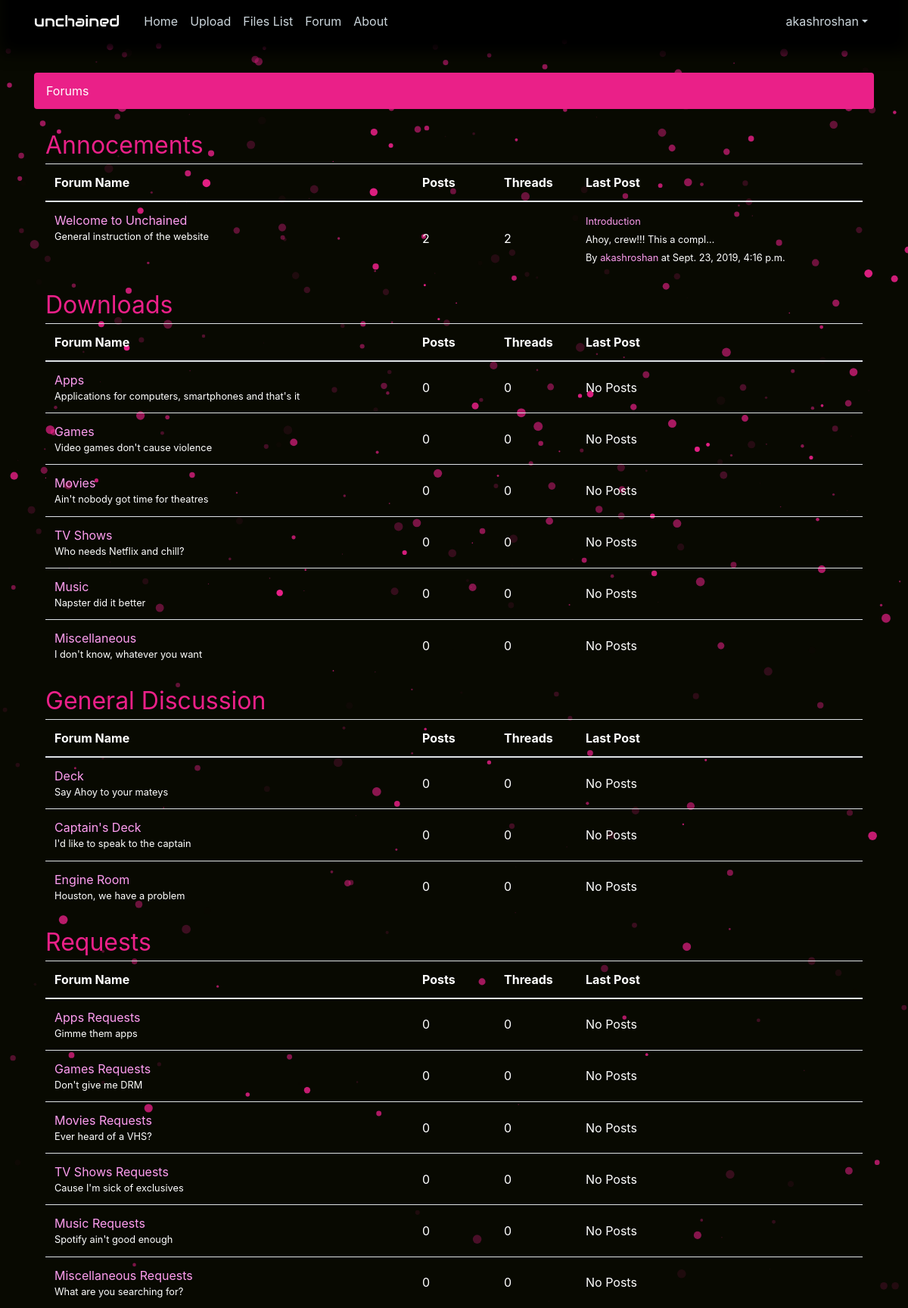
The page /forum/ (signed in) on the database its author committed.
### forum/models.py (models this page shows, shortened)
class Forum(models.Model):
    id = models.AutoField(primary_key=True)                                                                                     #primary key 'id'
    name = models.CharField(max_length=30, unique=True)                                                                         #name of the forum
    description = models.CharField(max_length=100)                                                                              #description of the forum
    type = (
        ('A', 'Admin'),
        ('D', 'Download'),
        ('G', 'General'),
        ('R', 'Requests')
    )                                                                                                                           #creates a list called 'type' with the attributes listed
    forum_type = models.CharField(max_length=1, choices=type)                                                                   #charfield uses the 'type' list
    issubforum = models.BooleanField(default=False)                                                                             #a boolean field that specifies whether the forum is a subforum or not
    forum = models.ForeignKey('self', on_delete = models.CASCADE, related_name='subforum', blank=True, null=True)               #attaches the Forum table(self) as a foreign key. This is used to link main forum when the create entry is a subforum. Can be set to blank
    def get_posts_count(self):                                                                                                  #fuction to return the total number of posts belonging to the forum
        return Post.objects.filter(thread__forum=self).count()
    def get_last_post(self):                                                                                                    #function to return the last post submitted in the forum
        return Post.objects.filter(thread__forum=self).order_by('-created_at').first()
    def get_sub_threads_count(self):                                                                                            #fuction to return the total number of threads belonging to the subforum
        return Thread.objects.filter(forum__issubforum=True).filter(forum__forum=self).count()
    def get_posts_count_subs(self):                                                                                             #fuction to return the total number of posts belonging to the subforum
        return Post.objects.filter(thread__forum__forum=self).count()
    def get_last_post_sub(self):                                                                                                #function to return the last post submitted in the subforum
        return Post.objects.filter(thread__forum__forum=self).order_by('-created_at').first()

class Post(models.Model):
    id = models.AutoField(primary_key=True)                                                                                     #primary key 'id'
    subject = models.CharField(max_length=255)                                                                                  #subject of the post. Similar to thread field
    post = models.TextField(max_length=4000)                                                                                    #posted message
    thread = models.ForeignKey(Thread, on_delete = models.CASCADE, related_name='posts')                                        #attaches the Thread table as a foreign key. models.CASCADE deletes the post when the thread is deleted
    created_at = models.DateTimeField(auto_now_add=True)                                                                        #sets to the current time and date when the post is created
    created_by = models.ForeignKey(User, on_delete = models.SET(get_sentinel_user), related_name='posts')                       #attaches the User table as a foreign key. models.SET sets the user to 'deleted' to keep the post even after the user account is deleted
    def __str__(self):
        truncated_post = Truncator(self.post)                                                                                   #returns the first 30 characters of the post to display in the database
        return truncated_post.chars(30)

### forum/views.py (the view)
# urls.py: path('', include('forum.urls')),                                                                        #the localhost will redirect to the 'forum' app urls
def forum(request):
    context = {                                                                                                 #contains the context data that is send to the html page
        'admin_forums'      : Forum.objects.filter(forum_type='A').filter(issubforum=False),                    #all objects in the Forum table where the 'forum_type' is 'A' is stored in 'admin_forums' variable. Also filters only the main forums
        'download_forums'   : Forum.objects.filter(forum_type='D').filter(issubforum=False),                    #all objects in the Forum table where the 'forum_type' is 'D' is stored in 'download_forums' variable. Also filters only the main forums
        'general_forums'    : Forum.objects.filter(forum_type='G').filter(issubforum=False),                    #all objects in the Forum table where the 'forum_type' is 'G' is stored in 'general_forums' variable. Also filters only the main forums
        'request_forums'    : Forum.objects.filter(forum_type='R').filter(issubforum=False),                    #all objects in the Forum table where the 'forum_type' is 'R' is stored in 'request_forums' variable. Also filters only the main forums
    }
    return render(request,'display/forums.html', context)                                                       #request to render the 'forums.html' file and sends the context

### forum/templates/display/forums.html (shortened to what this page needs)
{% extends "base.html" %}
{% block heading %}
    <ol class="breadcrumb my-4">
      <li class="breadcrumb-item active">Forums</li>
    </ol>
{% endblock %}
{% block content %}
  <div class="container">
    <table class="table table-css"><div style="color:#ea2088;font-style: bold; font-size: 2rem;">Annocements</div>
      <thead class="thead-inverse">
        <tr>
            <th width="45%">Forum Name</th>
            <th width="10%">Posts</th>
            <th width="10%">Threads</th>
            <th width="35%">Last Post</th>
        </tr>
      </thead>
      <tbody>
        {% for forum in admin_forums %}
          <tr>
            <td>
              <a href="{% url 'forum-threads' forum.id %}">{{ forum.name }}</a>
              <small class="fal d-block">{{ forum.description }}</small>
            </td>
            <td class="align-middle">{{ forum.get_posts_count }}</td>
            <td class="align-middle">{{ forum.thread.count }}</td>
            <td class="align-middle">
              {% with post=forum.get_last_post %}
                {% if post.thread.forum == forum %}
                  <small>
                    <a href="{% url 'thread-posts' post.thread.id %}">
                      {{ post.subject }}
                    </a><br>
                    {{ post }}<br>
                    By <a href="{% url 'profile' post.created_by.username %}">{{ post.created_by.username }}</a> at {{ post.created_at }}
                  </small>
                {% else %}
                  No Posts
                {% endif %}
              {% endwith %}
            </td>
          </tr>
        {% endfor %}
      </tbody>
    </table>
  </div>
  <div class="container">
    <table class="table table-css"><div style="color:#ea2088;font-style: bold; font-size: 2rem;">Downloads</div>
      <thead class="thead-inverse">
        <tr>
            <th width="45%">Forum Name</th>
            <th width="10%">Posts</th>
            <th width="10%">Threads</th>
            <th width="35%">Last Post</th>
        </tr>
      </thead>
      <tbody>
        {% for forum in download_forums %}
          <tr>
            <td>
              <a href="{% url 'forum-threads' forum.id %}">{{ forum.name }}</a>
              <small class="fal d-block">{{ forum.description }}</small>
            </td>
            <td class="align-middle">{{ forum.get_posts_count_subs }}</td>
            <td class="align-middle">{{ forum.get_sub_threads_count }}</td>
            <td class="align-middle">
              {% with post=forum.get_last_post_sub %}
                {% if post.thread.forum.forum == forum %}
                  <small>
                    <a href="{% url 'thread-posts' post.thread.id %}">
                      {{ post.subject }}
                    </a><br>
                    {{ post }}<br>
                    By <a href="{% url 'profile' post.created_by.username %}">{{ post.created_by.username }}</a> at {{ post.created_at }}
                  </small>
                {% else %}
                  No Posts
                {% endif %}
              {% endwith %}
            </td>
          </tr>
        {% endfor %}
      </tbody>
    </table>
  </div>
  <div class="container">
    <table class="table table-css"><div style="color:#ea2088;font-style: bold; font-size: 2rem;">General Discussion</div>
      <thead class="thead-inverse">
        <tr>
            <th width="45%">Forum Name</th>
            <th width="10%">Posts</th>
            <th width="10%">Threads</th>
            <th width="35%">Last Post</th>
        </tr>
      </thead>
      <tbody>
        {% for forum in general_forums %}
          <tr>
            <td>
              <a href="{% url 'forum-threads' forum.id %}">{{ forum.name }}</a>
              <small class="fal d-block">{{ forum.description }}</small>
            </td>
            <td class="align-middle">{{ forum.get_posts_count }}</td>
            <td class="align-middle">{{ forum.thread.count }}</td>
            <td class="align-middle">
              {% with post=forum.get_last_post %}
                {% if post.thread.forum == forum %}
                  <small>
                    <a href="{% url 'thread-posts' post.thread.id %}">
                      {{ post.subject }}
                    </a><br>
                    {{ post }}<br>
                    By <a href="{% url 'profile' post.created_by.username %}">{{ post.created_by.username }}</a> at {{ post.created_at }}
                  </small>
                {% else %}
                  No Posts
                {% endif %}
              {% endwith %}
            </td>
          </tr>
        {% endfor %}
      </tbody>
    </table>
  </div>
  <div class="container">
    <table class="table table-css"><div style="color:#ea2088;font-style: bold; font-size: 2rem;">Requests
      <thead class="thead-inverse">
        <tr>
            <th width="45%">Forum Name</th>
            <th width="10%">Posts</th>
            <th width="10%">Threads</th>
            <th width="35%">Last Post</th>
        </tr>
      </thead>
      <tbody>
        {% for forum in request_forums %}
          <tr>
            <td>
              <a href="{% url 'forum-threads' forum.id %}">{{ forum.name }}</a>
              <small class="fal d-block">{{ forum.description }}</small>
            </td>
            <td class="align-middle">{{ forum.get_posts_count }}</td>
            <td class="align-middle">{{ forum.thread.count }}</td>
            <td class="align-middle">
              {% with post=forum.get_last_post %}
                {% if post.thread.forum == forum %}
                  <small>
                    <a href="{% url 'thread-posts' post.thread.id %}">
                      {{ post.subject }}
                    </a><br>
                    {{ post }}<br>
                    By <a href="{% url 'profile' post.created_by.username %}">{{ post.created_by.username }}</a> at {{ post.created_at }}
                  </small>
                {% else %}
                  No Posts
                {% endif %}
              {% endwith %}
            </td>
          </tr>
        {% endfor %}
      </tbody>
    </table>
  </div>
{% endblock content %}

### forum/templates/base.html (shortened to what this page needs)
{% load static %}
<!DOCTYPE html>
<html lang="en">
<head>
    <link rel="stylesheet" href="https://stackpath.bootstrapcdn.com/bootstrap/4.3.1/css/bootstrap.min.css">
    <link rel="stylesheet" type="text/css" href="{% static 'forum/main.css' %}">
</head>
<body>
        <div id="particles-js"></div>
        <br>
        <br>
        <br>
        <header class="site-header">
            <nav class="navbar navbar-expand-md navbar-dark bg-steel fixed-top">
                <div class="container">
                    <a class="navbar-brand titlefont mr-4" href="{% url 'home' %}">unchained</a>
                    <div class="collapse navbar-collapse" id="navbarToggle">
                        <div class="navbar-nav mr-auto">
                        <a class="nav-item nav-link" href="{% url 'home' %}">Home</a>
                        <a class="nav-item nav-link" href="{% url 'files-upload' %}">Upload</a>
                        {% if user.is_authenticated %}
                                    <a class="nav-item nav-link" href="{% url 'files-view' %}">Files List</a>
                        {% endif %}
                        <a class="nav-item nav-link" href="{% url 'forum-list' %}">Forum</a>
                        <a class="nav-item nav-link" href="{% url 'about' %}">About</a>
                        </div>
                        <div class="navbar-nav">
                        {% if user.is_authenticated %}
                            <div class="collapse navbar-collapse" id="navbarToggle">
                                <ul class="navbar-nav ml-auto">
                                    <li class="nav-item dropdown">
                                        <a class="nav-item nav-link dropdown-toggle" href="#" data-toggle="dropdown" aria-haspopup="true" aria-expanded="false">{{ request.user.username }}</a>
                                    </li>
                                </ul>
                            </div>
                        {% else %}
                            <a class="nav-item nav-link" href="{% url 'login' %}">Login</a>
                            <a class="nav-item nav-link" href="{% url 'register' %}">Register</a>
                        {% endif %}
                        </div>
                    </div>
                </div>
            </nav>
            <div class="the-blur"></div>
        </header>
        <main role="main" class="container">
            {% block heading %}{% endblock %}
            {% block content %}{% endblock %}
        </main>
</body>
</html>

### forum/static/forum/main.css (style rules this page uses)
body, html { height: 100% }
.fal { color:white; }
.breadcrumb { background-color: #ea2088; color:#ff9df0; }
a { color:#FF9DF0; }
ol,li,a:hover { color:white ; }
.navbar-collapse > .navbar-nav { background-color: #000000; }
.breadcrumb-item { color:white; }
.breadcrumb-item.active { color:white; }
.the-blur { position: fixed; top:0; width: 100%; height: 100px; margin-bottom: 20px; margin-top: -30px; background: black; z-index:1010; -webkit-filter: blur(20px); -moz-filter: blur(20px); -o-filter: blur(20px); -ms-filter: blur(20px); filter: blur(10px); }
#particles-js { background: #080901; width: 100%; height: 100%; position: fixed; z-index: -10; top: 0; left: 0; margin-top: 0rem; }
.table-css { color:#ffffff; }
ul { margin: 0; }
.bg-steel { background-color: #2E3141; border-width: 0px; -webkit-box-shadow: 0px 0px; box-shadow: 0px 0px; background-color: rgba(0,0,0,0.0); background-image: -webkit-gradient(linear, 50.00% 0.00%, 50.00% 100.00%, color-stop( 0% , rgba(0,0,0,0.00)),color-stop( 100% , rgba(0,0,0,0.00))); background-image: -webkit-linear-gradient(270deg,rgba(0,0,0,0.00) 0%,rgba(0,0,0,0.00) 100%); background-image: linear-gradient(180deg,rgba(0,0,0,0.00) 0%,rgba(0,0,0,0.00) 100%); }
.site-header .navbar-nav .nav-link { color: #cbd5db; }
.titlefont { color: #228DFF; font-family: Audiowide; }

### rows shown on the page
Forum: name "Welcome to Unchained", description "General instruction of the website", get_posts_count "2", thread.count "2", get_last_post.subject "Introduction", get_last_post "Ahoy, crew!!! This a compl…", get_last_post.created_by.username "akashroshan", get_last_post.created_at "Sept. 23, 2019, 4:16 p.m."
Forum: name "Apps", description "Applications for computers, smartphones and that's it", get_posts_count_subs "0", get_sub_threads_count "0"
Forum: name "Games", description "Video games don't cause violence", get_posts_count_subs "0", get_sub_threads_count "0"
Forum: name "Movies", description "Ain't nobody got time for theatres", get_posts_count_subs "0", get_sub_threads_count "0"
Forum: name "TV Shows", description "Who needs Netflix and chill?", get_posts_count_subs "0", get_sub_threads_count "0"
Forum: name "Music", description "Napster did it better", get_posts_count_subs "0", get_sub_threads_count "0"
Forum: name "Miscellaneous", description "I don't know, whatever you want", get_posts_count_subs "0", get_sub_threads_count "0"
Forum: name "Deck", description "Say Ahoy to your mateys", get_posts_count "0", thread.count "0"
Forum: name "Captain's Deck", description "I'd like to speak to the captain", get_posts_count "0", thread.count "0"
Forum: name "Engine Room", description "Houston, we have a problem", get_posts_count "0", thread.count "0"
Forum: name "Apps Requests", description "Gimme them apps", get_posts_count "0", thread.count "0"
Forum: name "Games Requests", description "Don't give me DRM", get_posts_count "0", thread.count "0"
Forum: name "Movies Requests", description "Ever heard of a VHS?", get_posts_count "0", thread.count "0"
Forum: name "TV Shows Requests", description "Cause I'm sick of exclusives", get_posts_count "0", thread.count "0"
Forum: name "Music Requests", description "Spotify ain't good enough", get_posts_count "0", thread.count "0"
Forum: name "Miscellaneous Requests", description "What are you searching for?", get_posts_count "0", thread.count "0"

### other values the page prints
{{ request.user.username }} "akashroshan"
